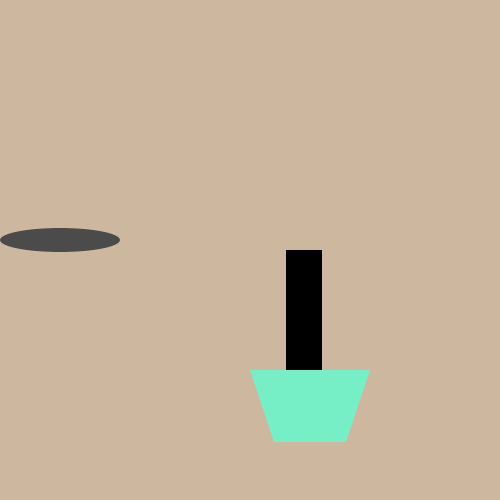
Frame 1 (no input)
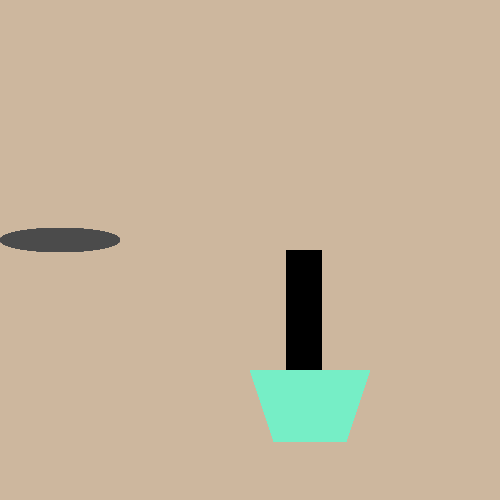
Frame 60 (the mouse pressed at the canvas centre just before this capture)
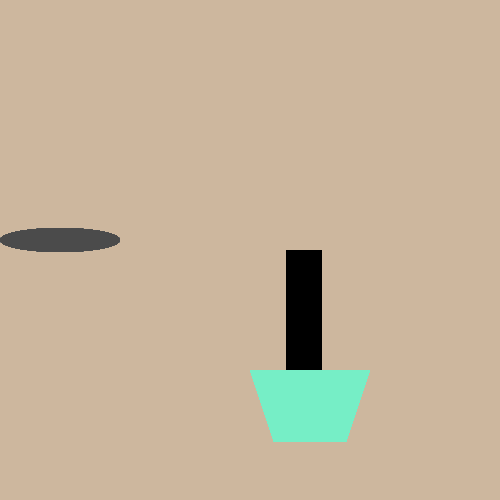
Frame 120 (the mouse held since frame 60 and released just before this capture)

The Processing sketch that drew these frames (run headless with seeded random() and noise(); from frame 60 on, the mouse is pressed at the canvas centre):

// Processing sketch: processing_12296
// ── processing_12296.pde

// Assignment #2
// Name: Ariele Martinez
// E-mail: acmartinez@brynmawr.edu 
// Date: September 17, 2010


float x, y, w, h; // these are the coordinates of the top left corner <x, y>, 
//and the width (w) and height (h) of the enclosing rectangle

void setup() {
  size(500,500);
  smooth();
  background(205, 183, 158);
  // set the screen size and all other drawing directives
  // set the x, y, w, h to some specific values
  x = 250;
  y = 250;
  w = 120;
  h = 240;
}

void draw() {
  // draw the object so that its top left corner is at ,x, y> and is of size w x h
  //object: bottle of nail polish

  x = 250;
  y = 250;
  w = 120;
  h = 240;

  noStroke();
  //handle
  fill(0);
  rect(x + .3*w, y, .3*w, h*.5);
  //shadow
  fill(75);
  ellipse(w/2, y-10, w, .1*h);

  beginShape();
  fill(118, 238, 198);
  vertex(x + .2*w, y + .8*h);
  vertex(x, y + .5*h);
  vertex(x + w, y + .5*h);
  vertex(x + .8*w, y + .8*h);
  vertex(x + .2*w, y + .8*h);
  vertex(x + .8*w, y + .8*h);
  endShape(CLOSE);
}  
